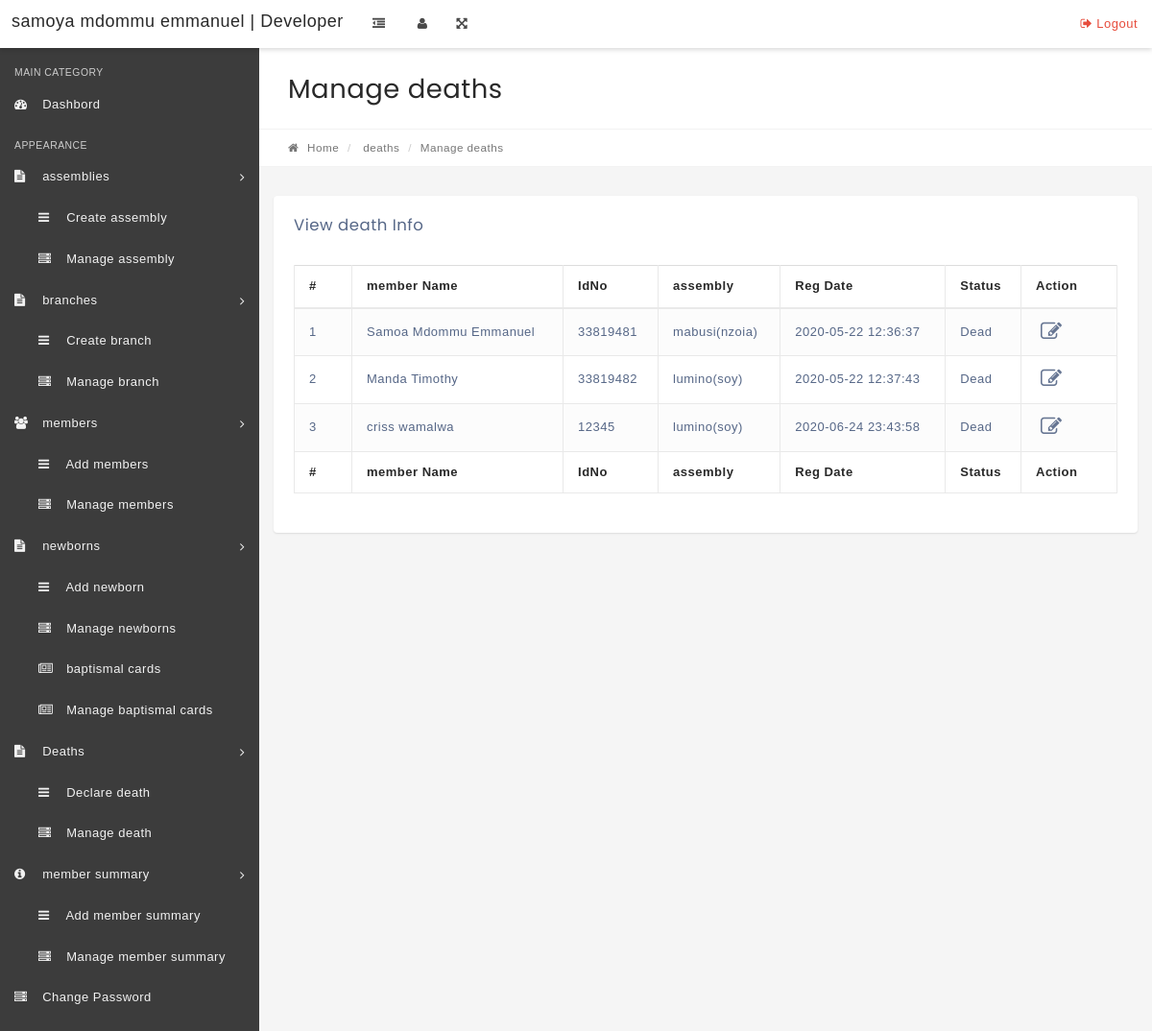
/manage-death-secretary.php, run on the app's committed database.
### tables this page shows
CREATE TABLE `members` (
  `id` int(11) NOT NULL,
  `memberName` varchar(100) NOT NULL,
  `IdNo` varchar(100) NOT NULL,
  `memberEmail` varchar(100) NOT NULL,
  `Gender` varchar(10) NOT NULL,
  `DOB` varchar(100) NOT NULL,
  `assemblyId` int(11) NOT NULL,
  `RegDate` timestamp NOT NULL DEFAULT CURRENT_TIMESTAMP,
  `UpdationDate` timestamp NULL DEFAULT CURRENT_TIMESTAMP,
  `Status` int(1) NOT NULL
);

CREATE TABLE `assembly` (
  `id` int(11) NOT NULL,
  `name` varchar(80) DEFAULT NULL,
  `nameNumeric` int(4) NOT NULL,
  `location` varchar(5) NOT NULL,
  `CreationDate` timestamp NOT NULL DEFAULT CURRENT_TIMESTAMP,
  `UpdationDate` timestamp NOT NULL DEFAULT '0000-00-00 00:00:00' ON UPDATE CURRENT_TIMESTAMP
);

### manage-death-secretary.php (the view, shortened to what this page needs)
<?php
include('includes/config.php');
if(strlen($_SESSION['alogin'])=="")
    {
    header("Location: index.php");
    }
    else{
?>
<!DOCTYPE html>
<html lang="en">
    <head>
        <link rel="stylesheet" href="css/bootstrap.min.css" media="screen" >
        <link rel="stylesheet" href="css/font-awesome.min.css" media="screen" >
        <link rel="stylesheet" href="css/animate-css/animate.min.css" media="screen" >
        <link rel="stylesheet" href="css/lobipanel/lobipanel.min.css" media="screen" >
        <link rel="stylesheet" href="css/prism/prism.css" media="screen" >
        <link rel="stylesheet" type="text/css" href="js/DataTables/datatables.min.css"/>
        <link rel="stylesheet" href="css/main.css" media="screen" >
    </head>
    <body class="top-navbar-fixed">
        <div class="main-wrapper">
   <?php include('includes/topbar.php');?>
            <div class="content-wrapper">
                <div class="content-container">
<?php include('includes/leftbar-secretary.php');?>
                    <div class="main-page">
                        <div class="container-fluid">
                            <div class="row page-title-div">
                                <div class="col-md-6">
                                    <h2 class="title">Manage deaths</h2>
                                </div>
                            </div>
                            <div class="row breadcrumb-div">
                                <div class="col-md-6">
                                    <ul class="breadcrumb">
            							<li><a href="dashboard-secretary.php"><i class="fa fa-home"></i> Home</a></li>
                                        <li> deaths</li>
            							<li class="active">Manage deaths</li>
            						</ul>
                                </div>
                            </div>
                        </div>
                        <section class="section">
                            <div class="container-fluid">
                                <div class="row">
                                    <div class="col-md-12">
                                        <div class="panel">
                                            <div class="panel-heading">
                                                <div class="panel-title">
                                                    <h5>View death Info</h5>
                                                </div>
                                            </div>
                                            <div class="panel-body p-20">
                                                <table id="example" class="display table table-striped table-bordered" cellspacing="0" width="100%">
                                                    <thead>
                                                        <tr>
                                                            <th>#</th>
                                                            <th>member Name</th>
                                                            <th>IdNo</th>
                                                            <th>assembly</th>
                                                            <th>Reg Date</th>
                                                            <th>Status</th>
                                                            <th>Action</th>
                                                        </tr>
                                                    </thead>
                                                    <tfoot>
                                                        <tr>
                                                          <th>#</th>
                                                            <th>member Name</th>
                                                            <th>IdNo</th>
                                                            <th>assembly</th>
                                                            <th>Reg Date</th>
                                                            <th>Status</th>
                                                            <th>Action</th>
                                                        </tr>
                                                    </tfoot>
                                                    <tbody>
<?php $sql = "SELECT members.memberName,members.IdNo,members.RegDate,members.id,members.Status,assembly.name,assembly.location from members join assembly on assembly.id=members.assemblyId where Status=0";
$query = $dbh->prepare($sql);
$query->execute();
$results=$query->fetchAll(PDO::FETCH_OBJ);
$cnt=1;
if($query->rowCount() > 0)
{
foreach($results as $result)
{   ?>
<tr>
 <td><?php echo htmlentities($cnt);?></td>
                                                            <td><?php echo htmlentities($result->memberName);?></td>
                                                            <td><?php echo htmlentities($result->IdNo);?></td>
                                                            <td><?php echo htmlentities($result->name);?>(<?php echo htmlentities($result->location);?>)</td>
                                                            <td><?php echo htmlentities($result->RegDate);?></td>
                                                             <td><?php if($result->Status==1){
echo htmlentities('Live');
}
else{
   echo htmlentities('Dead');
}
                                                                ?></td>
<td>
<a href="edit-member.php?stid=<?php echo htmlentities($result->id);?>"><i class="fa fa-edit" title="Edit Record"></i> </a>
</td>
</tr>
<?php $cnt=$cnt+1;}} ?>
                                                    </tbody>
                                                </table>
                                            </div>
                                        </div>
                                    </div>
                                                </div>
                                            </div>
                                        </div>
                                    </div>
                                </div>
                            </div>
    </body>
</html>
<?php } ?>

### data on the page
members: memberName "Samoa Mdommu Emmanuel", IdNo "33819481", assemblyId.name "mabusi", assemblyId.location "nzoia", RegDate "2020-05-22 12:36:37"
members: memberName "Manda Timothy", IdNo "33819482", assemblyId.name "lumino", assemblyId.location "soy", RegDate "2020-05-22 12:37:43"
members: memberName "criss wamalwa", IdNo "12345", assemblyId.name "lumino", assemblyId.location "soy", RegDate "2020-06-24 23:43:58"
